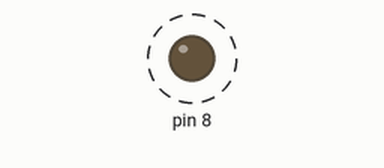
A sketch run on a simulated Arduino Uno, built with avr-gcc and run on an emulated ATmega328P. Parts: output pins drawn as LEDs (lit = HIGH). Dashed ring = blinking. What the sketch prints to the serial monitor is not drawn.

Above: at 0.15 s.
Timing chart, 0 to 3.0 s (numbered marks = the images above):
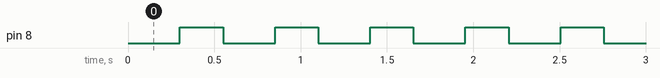

Measured:
- by itself, pin 8: alternates HIGH for 0.25 s and LOW for 0.30 s

The sketch:

pullup_test.ino
```cpp
void setup() {
  Serial.begin(9600);
  pinMode(8, INPUT_PULLUP);
}

void loop() {
  int val = digitalRead(8);
  if (val == 1) {
    for (int i=0; i<256; i+=25) {
      analogWrite(8, i);
      Serial.println(val);
      delay(50);
    }
  }
  else {
    analogWrite(8, 0);
  }
}
```
